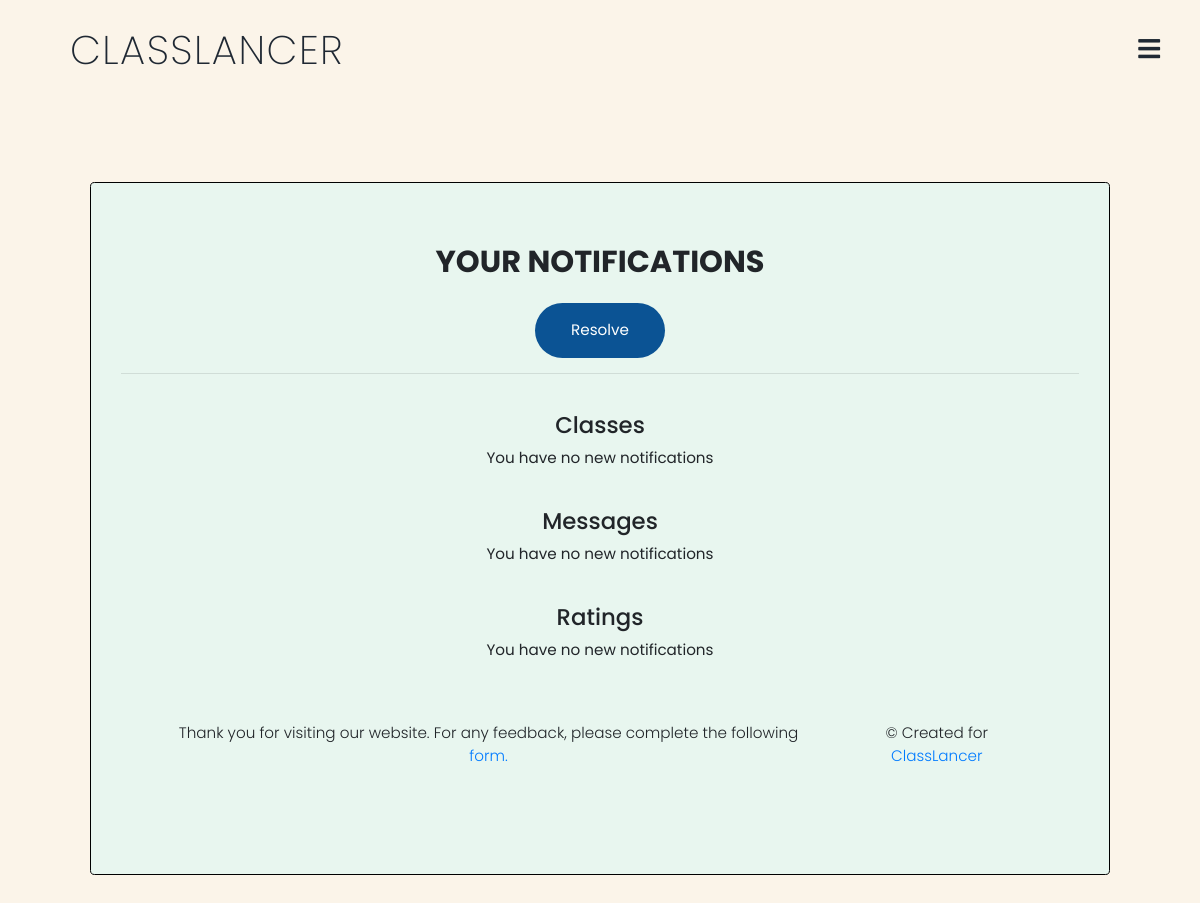
Before: /viewyournotifs (signed in) with the older database file.
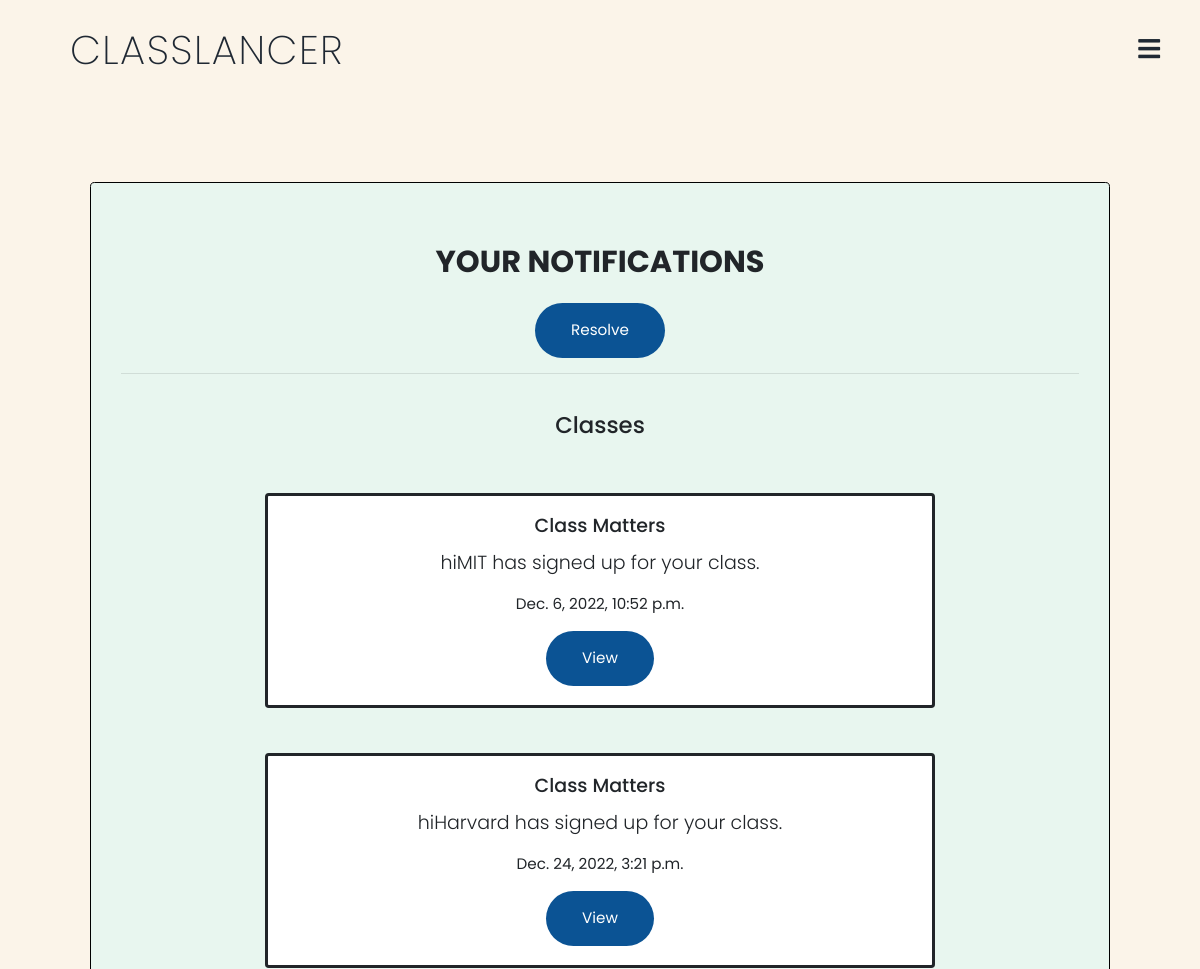
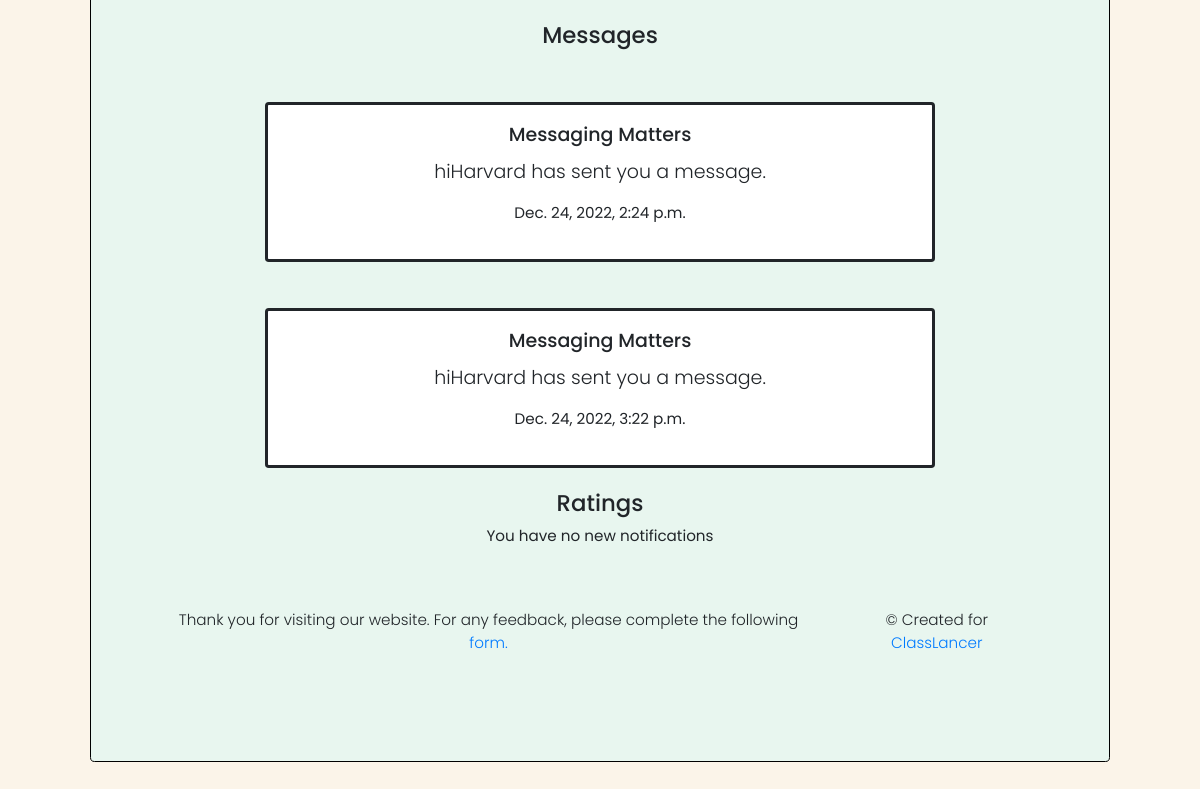
After: the same page with the newer database file (2 pictures, top to bottom).
### auctions/models.py (models this page shows)
class Notifications(models.Model):
    user = models.CharField(max_length=64, null=True, default=None)
    info = models.CharField(max_length=1024, null=True, default=None)
    category = models.CharField(max_length=64, null=True, default=None)
    notifid = models.IntegerField(null=True, default=None)
    timestamp = models.DateTimeField(auto_now_add=True, null=True)
    read = models.BooleanField(default=None)

### auctions/views.py (the view)
# urls.py: path("viewyournotifs", views.viewyournotifs, name="viewyournotifs"),
@login_required(login_url='/login')
def viewyournotifs(request):
    messagingnotifs = Notifications.objects.filter(user=request.user.username, category="Messagingmatters", read=False)
    classnotifs = Notifications.objects.filter(user=request.user.username, category="Classmatters", read=False)
    ratingnotifs = Notifications.objects.filter(user=request.user.username, category="Ratingmatters", read=False)
    empty1 = False
    empty2 = False
    empty3 = False
    if len(messagingnotifs) == 0:
        empty1 = True
    if len(classnotifs) == 0:
        empty2 = True
    if len(ratingnotifs) == 0:
        empty3 = True
    return render(request, "auctions/yournotifs.html", {
        "messagingnotifs": messagingnotifs,
        "classnotifs": classnotifs,
        "ratingnotifs": ratingnotifs,
        "empty1": empty1,
        "empty2": empty2,
        "empty3": empty3
    })

### auctions/context_processors.py (called while the page is built)
def add_variable_to_context(request):
    notifmessages = Messages.objects.filter(receiver=request.user.username, read=False)
    overallnotifs = Notifications.objects.filter(user=request.user.username, read=False)
    if request.user.is_authenticated:
        currentmode = Mode.objects.get(user=request.user.username)
    else:
        currentmode = "none"
    return {
        'testme': notifmessages,
        'metoo': overallnotifs,
        'currentmode': currentmode
    }

### auctions/templates/auctions/yournotifs.html (shortened to what this page needs)
{% extends "auctions/layout2.html" %}
{% block body %}
    <br>
    <br>
    <br>
    <br>
    <br>
    <br>
    <div class="jumbotron text-center" style="margin-left:7.5%;width:85%;background-color:#E8F6EF;border: solid;border-color:black;border-width: 0.5px;">
        <h2 class="card-title h2">YOUR NOTIFICATIONS</h2>
        <a href="{% url 'resolvenotifs' %}">
        <button style="background:#0b5394;border-radius:100px;padding:16px 36px;outline:none;border:none;color:white;">Resolve</button>
        </a>
        <hr class="my-3">
        <br>
        <h4>Classes</h4>
        {% if empty2 %}
            <p>You have no new notifications</p>
        {% else %}
            {% for classnotif in classnotifs %}
                <br> <br>
                <div class="card text-center" style="margin-left:15%;width:70%;border:solid;">
                    <div class="card-body">
                        <h5 class="card-title">Class Matters</h5>
                        <p class="lead">{{classnotif.info}}</p>
                        <p>{{classnotif.timestamp}}</p>
                        <a href="{% url 'viewclass' classnotif.notifid %}"><button style="background:#0b5394;border-radius:100px;padding:16px 36px;outline:none;border:none;color:white;">View</button></a>
                    </div>
                </div>
            {% endfor %}
        {% endif %}
        <br>
        <h4>Messages</h4>
        {% if empty1 %}
            <p>You have no new notifications</p>
        {% else %}
            {% for messagingnotif in messagingnotifs %}
                <br> <br>
                <div class="card text-center" style="margin-left:15%;width:70%;border:solid;">
                    <div class="card-body">
                        <h5 class="card-title">Messaging Matters</h5>
                        <p class="lead">{{messagingnotif.info}}</p>
                        <p>{{messagingnotif.timestamp}}</p>
                    </div>
                </div>
            {% endfor %}
        {% endif %}
        <br>
        <h4>Ratings</h4>
        {% if empty3 %}
            <p>You have no new notifications</p>
        {% endif %}
{% endblock %}

### auctions/templates/auctions/layout2.html (shortened to what this page needs)
{% load static %}
<!DOCTYPE html>
<html lang="en">
    <head>
        <link rel="stylesheet" href="https://stackpath.bootstrapcdn.com/bootstrap/4.4.1/css/bootstrap.min.css">
        <link href="{% static 'auctions/styles.css' %}" rel="stylesheet">
        <link rel="stylesheet" href="https://pro.fontawesome.com/releases/v5.10.0/css/all.css"/>
    </head>
    <body>
    <header class="header">
        <nav>
            <div class="logo"><a href="{% url 'homepage' %}">classlancer</a></div>
            <label for='btn' class="icon">
                <span class="fa fa-bars"></span>
            </label>
            <br>
            <br>
        </nav>
    </header>
    <br>
    <br>
        {% block body %}
        {% endblock %}
    </body>
    <footer style="text-align:center;">
      <p>
        Thank you for visiting our website. For any feedback, please complete the following <a href="https://forms.gle/UCyPVtoDB4vtZ4eC6" target="_blank"
          >form.</a>
      </p>
      <p>
        &copy; Created for
        <a href="https://www.classlancer.com" target="_blank"
          >ClassLancer</a>
      </p>
    </footer>
</html>

### auctions/static/auctions/styles.css (style rules this page uses)
:root { margin: 0; background-color: #FBF4E9; }
*, *::before, *::after { box-sizing: border-box; }
html { box-sizing: border-box; scroll-behavior: smooth; }
* { margin: 0px; padding: 0px; box-sizing: border-box; font-family: "Poppins", sans-serif; }
.h1, .h2 { font-family: "Poppins", sans-serif; font-weight: 700; text-align: center; }
body { background-color: #FBF4E9; min-height: 100vh; }
nav { background: transparent; }
nav:after { content: ''; clear:both; display:table; }
nav .logo { float: left; color: #1F2833; font-size: 40px; font-weight: 200; line-height: 70px; padding-left:60px; text-transform: uppercase; letter-spacing: 1.5px; margin-left: 40px; margin-top: 15px; margin-bottom: 15px; padding-left: 10px; padding-right: 10px; }
nav .logo a { text-decoration: none; color: #1F2833; }
.show, .icon, input { display:none; }
@media all and (max-width: 1350px) { nav .logo { padding-left: 30px; width: 100%; } }
@media all and (max-width: 1350px) { .icon { display: block; color: #1F2833;; position: absolute; right: 40px; top: 15px; line-height: 70px; font-size:25px; cursor:pointer; } }
@media all and (max-width: 1350px) { .header { position: fixed; left: 0; top: 0; width: 100%; font-weight: bold; line-height: 55px; background:transparent; z-index: 9999; } }
.header { position: fixed; left: 0; top: 0; width: 100%; line-height: 55px; background: tranparent; transition: 0.5s ease; color: #1F2833 ; z-index: 9999; }
footer { font-weight: 300; display: flex; justify-content: space-evenly; padding: 2rem; }
footer > p { margin: 1rem; }
@media (max-width: 75em) { html { font-size: 95%; } }

Changed rows visible on the page:
added Notifications: info "hiMIT has signed up for your class.", timestamp "Dec. 6, 2022, 10:52 p.m.", shown under "Classes"
added Notifications: info "hiHarvard has signed up for your class.", timestamp "Dec. 24, 2022, 3:21 p.m.", shown under "Classes"
added Notifications: info "hiHarvard has sent you a message.", timestamp "Dec. 24, 2022, 2:24 p.m.", shown under "Messages"
added Notifications: info "hiHarvard has sent you a message.", timestamp "Dec. 24, 2022, 3:22 p.m.", shown under "Messages"
Other visible differences:
text no longer shown: "You have no new notifications You have no new notifications"
